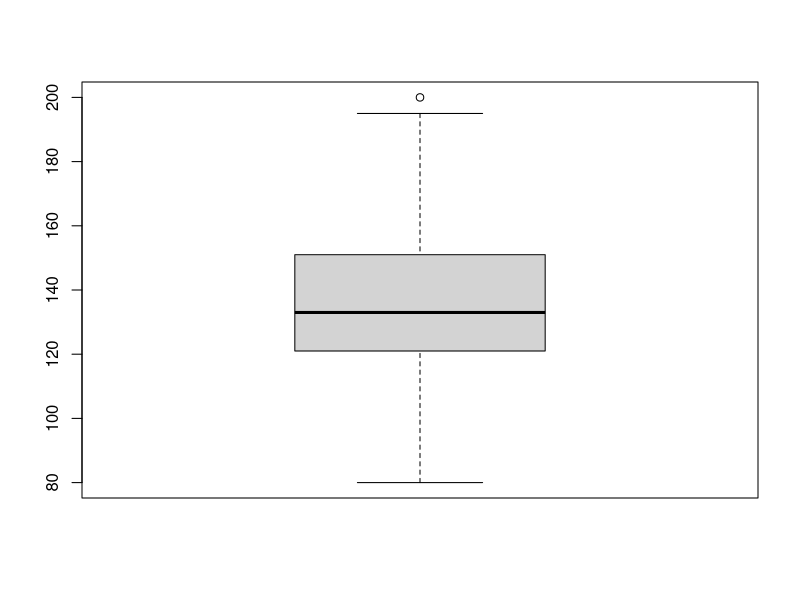

Here is the R script that generated this plot: (Note: this script raises an error after producing the figure.)
a <- c(41,37,27,41,18,48,41,50,54,37,25)
max(a) - min(a)
getmode <- function(v) {
  uniqv <- unique(v)
  uniqv[which.max(tabulate(match(v, uniqv)))]
}
getmode(a)

b <- c(80, 121, 132, 145, 151, 119, 133, 134, 200, 195, 90, 121, 132, 123, 145, 151, 119, 133, 134, 151, 168)
sum <- summary(b)
Q1 = quantile(b, 0.25)
Q3 = quantile(b, 0.75)
IQR = Q3 - Q1
200 > Q1 + 3*IQR 
boxplot(b)

median(c(3.8, 1.8, 2.4, 3.7, 4.1, 3.9, 1.2, 3.6, 4.2, 3.4, 3.7, 2.2, 1.6, 4.2, 3.5, 2.6, 0.4, 3.7, 2.0, 3.6))

d <- c(19,18,26,9,15,23,10,5,15,17,8,22,12)
sd(d)

e <- data.frame(x=c(29, 26, 13, 23, 23, 25, 17, 22, 17, 19, 12, 26, 30, 30, 18, 14, 12, 26, 17, 18))
e$norm = abs(mean(e$x) - e$x)
e$answer = e$norm >= 2*sd(e$x)
sum(e$norm >= 2*sd(e$x))

f <- c(69, 68, 64, 61, 65, 64, 71, 67, 62, 63, 61, 64, 75, 67, 60, 59, 64, 69, 65, 72)
mean(f, trim=0.20)


g <- c(29, 26, 13, 23, 23, 25, 17, 22, 17, 19, 12, 26, 30, 30, 18, 14, 12, 26, 17, 18)
mean(g)
sd(g)

x_ <- 67.1
s <- 3.5

60.1 = x_ - u*s
(60.1 - x_)/s
(74.1 - x_)/s
1 - 1/2^2

library(tidyverse)
j <- tribble(
  ~x, ~y,
  1,   2
)

jj <- c(
  55, 55, 55, 55, 55,
  65, 65, 65, 65, 65, 65, 65,
  75, 75, 75, 75, 75, 75, 75, 75, 75,
  85, 85, 85, 85, 85, 85, 85, 85, 85, 85,
  95, 95, 95, 95, 95, 95, 95, 95, 95
)
sd(jj)
